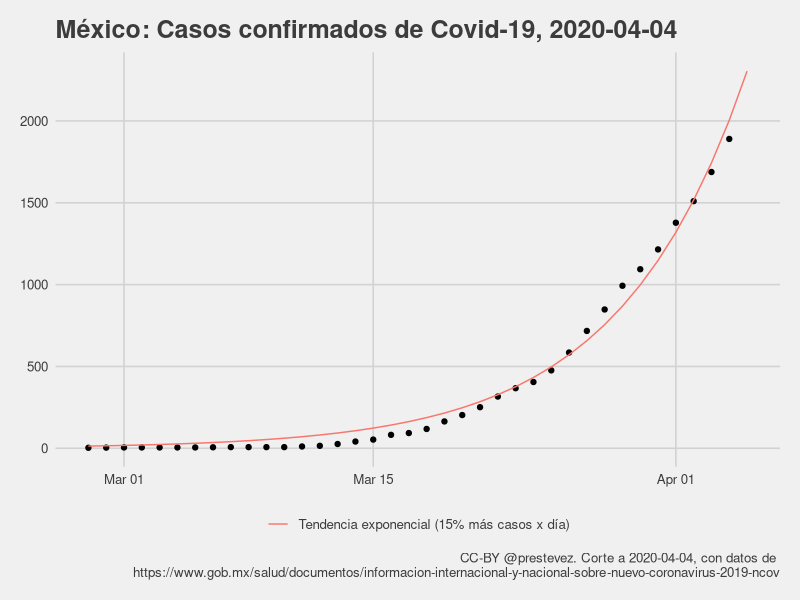
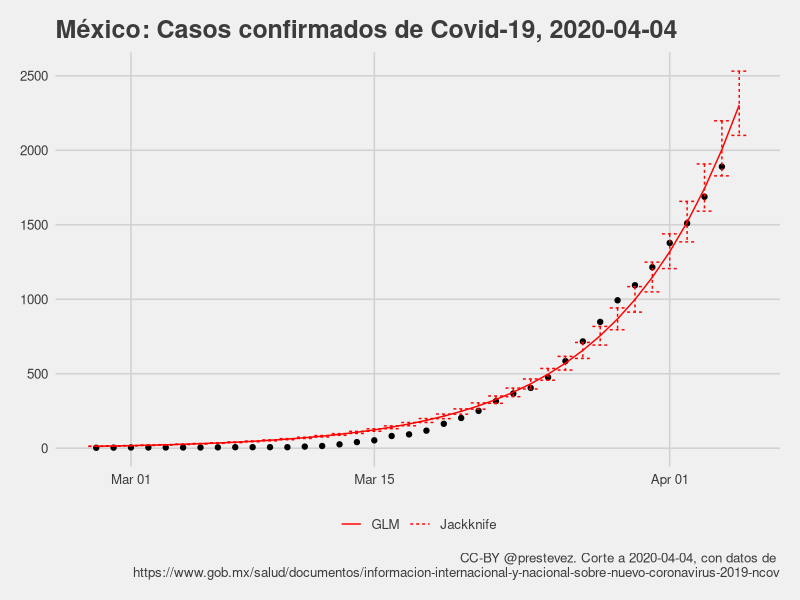
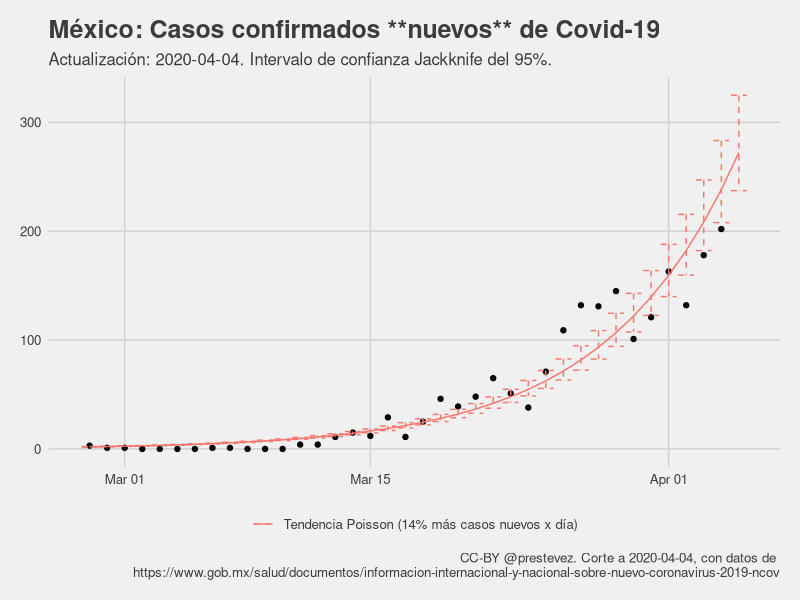

The R source for these figures, in order: (Note: this script raises an error after producing the figures.)
## ---- chunk 1

require(tidyverse)
require(ggthemes)
require(lubridate)

casos <- read_csv("confirmados.csv")

casos$t <- (nrow(casos)-1):0

casos %>%
  filter(casos > 0) %>%
  arrange(date) -> casos

m1 <- glm(casos ~ t,
          data = casos,
          family = gaussian("log"))

max_date <- max(casos$date) + 1
max_t <- max(casos$t) + 1

modelo <- paste0("Tendencia exponencial (",
                 round((exp(m1[[1]][2])-1)*100),
                 "% más casos x día)")
tibble(
  date = max_date,
  casos = NA,
  t = max_t,
  predicted = predict(m1, newdata = data.frame(t = max_t), type = "response")
  ) %>%
  bind_rows(
    mutate(casos,
      predicted = predict(m1, type = "response"))) %>%
  arrange(date) -> casos_with_predictions

hoy <- max_date - 1

pg <- "https://www.gob.mx/salud/documentos/informacion-internacional-y-nacional-sobre-nuevo-coronavirus-2019-ncov"

casos_with_predictions %>%
  ggplot(aes(date, casos)) +
  geom_point() +
  theme_fivethirtyeight() +
  geom_line(aes(y = predicted, colour = modelo)) +
  xlab("Total de casos") +
  labs(title = paste0("México: Casos confirmados de Covid-19, ", hoy),
       caption = paste0("CC-BY @prestevez. Corte a ", hoy, ", con datos de \n", pg)) +
  theme(legend.title = element_blank()) -> p1

ggsave("casos.png", p1, width = 7, height = 5)

## ---- chunk 2
summary(m1)
## ---- chunk 3
### Jackknife estimate?

lapply(1:nrow(casos), function(x){
  glm(casos ~ t, 
      data = casos[-x,],
      family = gaussian("log"))
}) -> m1_jk_ls

sapply(m1_jk_ls, function(x) coef(x)) %>% data.frame() %>%
  mutate(var = rownames(.)) %>%
  pivot_longer(-var, names_to = "rep") %>%
  group_by(var) %>%
  summarise(Estimate = mean(value),
            ci_low = quantile(value, 0.025),
            ci_high = quantile(value, 0.975)) -> m1_jk

pred_jk <- function(model, t, type = c("Estimate", "ci_low", "ci_high")){
  terms <- unlist(model[,type[1]])
  preds <- exp(terms[1] + (terms[2] * t))
  return(preds)
}


casos_with_predictions %>%
  mutate(Jackknife = pred_jk(m1_jk, t = t),
         Jackknife_low = pred_jk(m1_jk, t = t, "ci_low"),
         Jackknife_high = pred_jk(m1_jk, t = t, "ci_high")) -> casos_with_predictions_jk

casos_with_predictions_jk %>%
  ggplot(aes(date, casos)) + 
  geom_point() +
  theme_fivethirtyeight() +
  geom_line(aes(y = predicted, linetype = "GLM"), colour = "red") +
  #geom_line(aes(y = Jackknife, linetype = "Jackknife"), colour = "red") +
  geom_errorbar(aes(ymin = Jackknife_low,
                    ymax = Jackknife_high,
                    linetype = "Jackknife"),
                colour = "red") + 
  xlab("Total de casos") + 
  labs(title = paste0("México: Casos confirmados de Covid-19, ", hoy),
       caption = paste0("CC-BY @prestevez. Corte a ", hoy, ", con datos de \n", pg)) +
  theme(legend.title = element_blank()) -> p1jk

ggsave("casos_jk.png", p1jk, width = 7, height = 5)

jk_pred <- filter(casos_with_predictions_jk, t == max_t)[,c(7,8)]

## ---- chunk 4
## Estimación Jackknife
m1_jk

## ---- chunk 5

read_csv("confirmados.csv") %>%
  mutate(t = (nrow(.)-1):0) %>%
  arrange(date) %>%
  mutate(casos_nuevos = casos-lag(casos),
         muertes_nuevas = muertes - lag(muertes)) %>%
  drop_na -> casos_ext

write_csv(casos_ext, "confirmados_extended.csv")

n1 <- glm(casos_nuevos ~ t,
          data = casos_ext,
          family = poisson("log"))


modelo_n <- paste0("Tendencia Poisson (",
                 round((exp(n1[[1]][2])-1)*100),
                 "% más casos nuevos x día)")
tibble(
  date = max_date,
  casos_nuevos = NA,
  t = max_t,
  predicted = predict(n1, newdata = data.frame(t = max_t), type = "response")
  ) %>%
  bind_rows(
    mutate(casos_ext,
      predicted = predict(n1, type = "response"))) %>%
  arrange(date) -> casos_nuevos_with_predictions


### Jackknife estimate?

lapply(1:nrow(casos_ext), function(x){
  glm(casos_nuevos ~ t, 
      data = casos_ext[-x,],
      family = poisson())
}) -> n1_jk_ls

sapply(n1_jk_ls, function(x) coef(x)) %>% data.frame() %>%
  mutate(var = rownames(.)) %>%
  pivot_longer(-var, names_to = "rep") %>%
  group_by(var) %>%
  summarise(Estimate = mean(value),
            ci_low = quantile(value, 0.025),
            ci_high = quantile(value, 0.975)) -> n1_jk

casos_nuevos_with_predictions %>%
  mutate(Jackknife = pred_jk(n1_jk, t = t),
         Jackknife_low = pred_jk(n1_jk, t = t, "ci_low"),
         Jackknife_high = pred_jk(n1_jk, t = t, "ci_high")) -> casos_nuevos_with_predictions_jk


casos_nuevos_with_predictions_jk %>%
  ggplot(aes(date, casos_nuevos)) +
  geom_point() +
  theme_fivethirtyeight() +
  geom_line(aes(y = predicted, colour = modelo_n)) +
  geom_errorbar(aes(ymin = Jackknife_low,
                    ymax = Jackknife_high,
                    colour = modelo_n),
                linetype = 2) + 
  xlab("Total de casos nuevos") +
  labs(title = "México: Casos confirmados **nuevos** de Covid-19",
       subtitle = paste0("Actualización: ", hoy, ". Intervalo de confianza Jackknife del 95%."),
       caption = paste0("CC-BY @prestevez. Corte a ", hoy, ", con datos de \n", pg)) +
  theme(legend.title = element_blank()) -> p1n

ggsave("casos_nuevos.png", p1n, width = 7, height = 5)

jk_pred_nuevos <- filter(casos_nuevos_with_predictions_jk, t == max_t)[,c(9,10)]

## ---- chunk 6
summary(n1)

## Estimación Jackknife
n1_jk

## ---- chunk 7

casos %>%
  filter(!t == (max_t-1)) %>%
  glm(casos ~ t, data = ., family = gaussian("log")) -> m1_yesterday

casos %>%
  filter(t == (max_t-1)) %>%
  predict(m1_yesterday, newdata = ., type = "response") -> predicted_today

casos %>%
  filter(t == (max_t-1)) %>%
  transmute(Fecha = date, Observados = casos) %>%
  mutate(Predicción = predicted_today,
         Error = Observados-Predicción) %>%
  write_csv("predicciones.csv", append = TRUE, col_names = FALSE)

read_csv("predicciones.csv") %>%
  knitr::kable(., digits = 2, 
               col.names = c("Fecha", "Casos Totales Observados", "Predicción", "Error"))


# Tabla con rangos JK

jk_model <- function(x, alpha = 0.05){
  dta <- model.frame(x)
  
  lapply(1:nrow(dta), function(n){
  update(x, 
      data = dta[-n,])
    }) -> models_list
  
  alpha2 <- alpha/2
  ci <- c(alpha2, 1- alpha2)
  
  sapply(models_list, function(x) coef(x)) %>% data.frame() %>%
  mutate(var = rownames(.)) %>%
  pivot_longer(-var, names_to = "rep") %>%
  group_by(var) %>%
  summarise(Estimate = mean(value),
            ci_low = quantile(value, ci[1]),
            ci_high = quantile(value, ci[2]))
  
}

jk_model(m1_yesterday) -> jk_yesterday

casos %>%
  filter(t == (max_t-1)) %$% 
  pred_jk(jk_yesterday, t = t, "ci_low") -> predicted_today_jk

casos %>%
  filter(t == (max_t-1)) %$% 
  pred_jk(jk_yesterday, t = t, "ci_high") %>% 
  c(predicted_today_jk, .) -> predicted_today_jk

casos %>%
  filter(t == (max_t-1)) %>%
  transmute(Fecha = date, Observados = casos) %>%
  mutate("Rango esperado" = paste(round(predicted_today_jk), collapse = "-"),
         "Fuera de rango" = ifelse(Observados < predicted_today_jk[1] | 
                                     Observados > predicted_today_jk[2], "Sí", "No")) %>%
   write_csv("predicciones_jk.csv", append = TRUE, col_names = FALSE)

read_csv("predicciones_jk.csv") %>%
  knitr::kable(., digits = 2, align = "c", caption = "Intervalos de confianza JK",
               col.names = c("Fecha", "Casos Totales Observados",  "Rango esperado", "Fuera de rango"))

## ---- chunk 8

casos_ext %>%
  filter(!t == (max_t-1)) %>%
  glm(casos_nuevos ~ t, data = ., family = poisson("log")) -> n1_yesterday

casos_ext %>%
  filter(t == (max_t-1)) %>%
  predict(n1_yesterday, newdata = ., type = "response") -> nuevos_predicted_today

casos_ext %>%
  filter(t == (max_t-1)) %>%
  transmute(Fecha = date, Observados = casos_nuevos) %>%
  mutate(Predicción = nuevos_predicted_today,
         Error = Observados-Predicción) %>%
  write_csv("predicciones_nuevos.csv", append = TRUE, col_names = FALSE)

read_csv("predicciones_nuevos.csv") %>%
  knitr::kable(., digits = 2, 
               col.names = c("Fecha", "Casos Nuevos Observados", "Predicción", "Error"))


# Tabla con rangos JK

jk_model(n1_yesterday) -> jk_n1_yesterday

casos_ext %>%
  filter(t == (max_t-1)) %$% 
  pred_jk(jk_n1_yesterday, t = t, "ci_low") -> nuevos_predicted_today_jk

casos_ext %>%
  filter(t == (max_t-1)) %$% 
  pred_jk(jk_n1_yesterday, t = t, "ci_high") %>% 
  c(nuevos_predicted_today_jk, .) -> nuevos_predicted_today_jk

casos_ext %>%
  filter(t == (max_t-1)) %>%
  transmute(Fecha = date, Observados = casos_nuevos) %>%
  mutate("Rango esperado" = paste(round(nuevos_predicted_today_jk), collapse = "-"),
         "Fuera de rango" = ifelse(Observados < nuevos_predicted_today_jk[1] | 
                                     Observados > nuevos_predicted_today_jk[2], "Sí", "No")) %>%
   write_csv("predicciones_nuevos_jk.csv", append = TRUE, col_names = FALSE)

read_csv("predicciones_nuevos_jk.csv") %>%
  knitr::kable(., digits = 2, align = "c", 
               caption = "Intervalos de confianza JK, casos nuevos.",
               col.names = c("Fecha", "Casos Nuevos Observados",  "Rango esperado", "Fuera de rango"))
